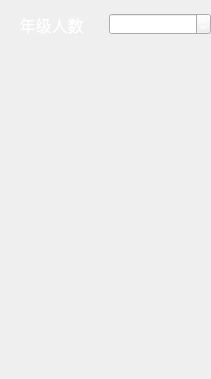
     <widget class="QWidget" name="page_4">
      <property name="geometry">
       <rect>
        <x>0</x>
        <y>0</y>
        <width>211</width>
        <height>379</height>
       </rect>
      </property>
      <attribute name="label">
       <string>年级人数</string>
      </attribute>
      <widget class="QWidget" name="layoutWidget">
       <property name="geometry">
        <rect>
         <x>0</x>
         <y>10</y>
         <width>211</width>
         <height>29</height>
        </rect>
       </property>
       <layout class="QHBoxLayout" name="horizontalLayout_3">
        <item>
         <widget class="QLabel" name="label_11">
          <property name="font">
           <font>
            <family>微软雅黑</family>
            <pointsize>12</pointsize>
           </font>
          </property>
          <property name="styleSheet">
           <string notr="true">color: rgb(255, 255, 255);</string>
          </property>
          <property name="text">
           <string>年级人数</string>
          </property>
          <property name="alignment">
           <set>Qt::AlignCenter</set>
          </property>
         </widget>
        </item>
        <item>
         <widget class="QSpinBox" name="spinBox">
          <property name="styleSheet">
           <string notr="true">color: rgb(255, 255, 255);</string>
          </property>
          <property name="minimum">
           <number>1</number>
          </property>
          <property name="maximum">
           <number>500</number>
          </property>
          <property name="value">
           <number>40</number>
          </property>
         </widget>
        </item>
       </layout>
      </widget>
     </widget>
